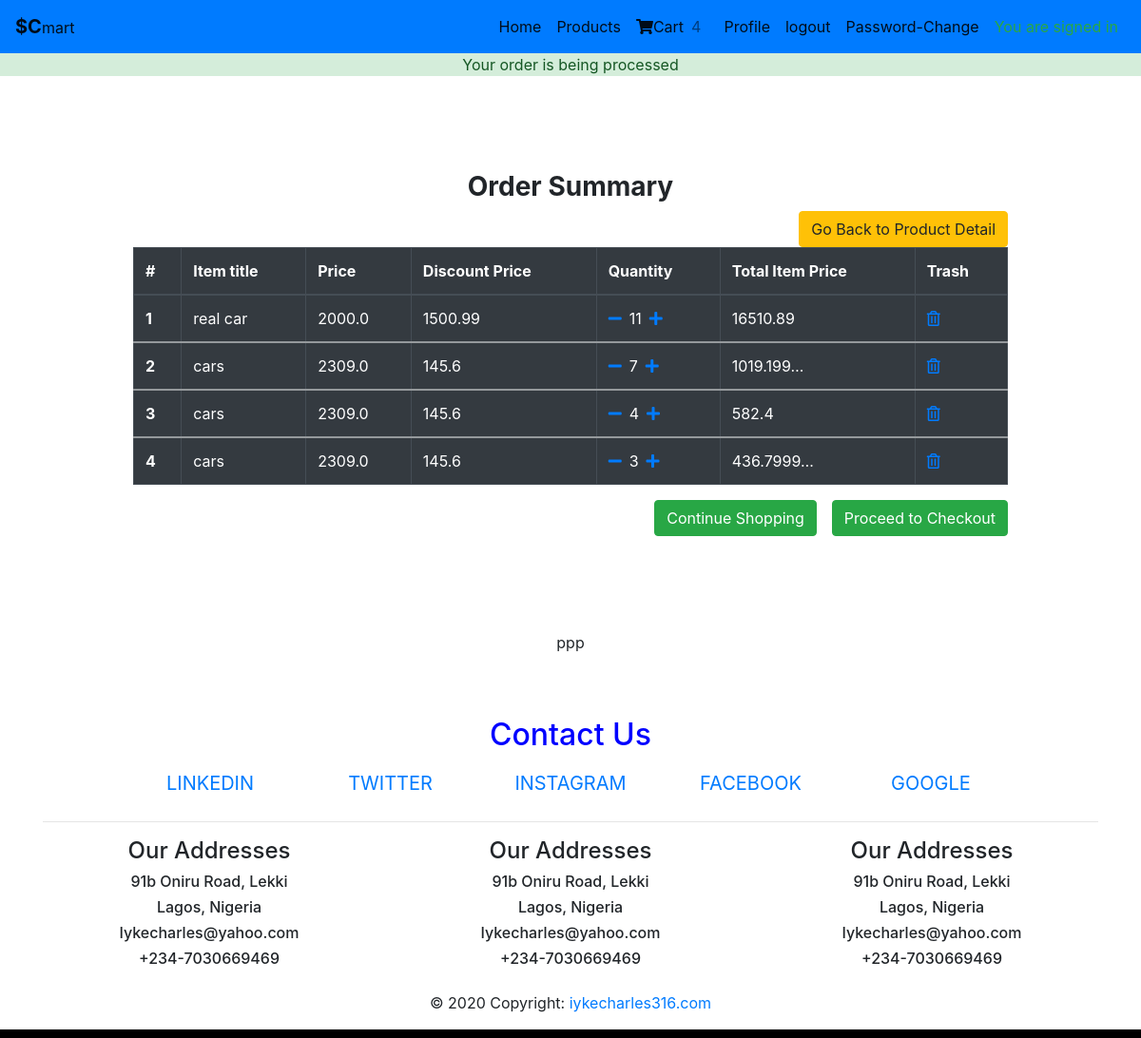
/order-summary/ (signed in), run on the app's committed database.
### market/models.py (models this page shows, shortened)
class Order(models.Model):
    items = models.ManyToManyField(OrderItem)
    user = models.ForeignKey(User, on_delete=models.CASCADE)
    ref_code = models.CharField(max_length=20)
    shipping_address = models.ForeignKey("Address", related_name="shipping_address", on_delete=models.CASCADE)
    billing_address = models.ForeignKey("Address", related_name="billing_address", on_delete=models.CASCADE)
    coupon = models.ForeignKey("Coupon", on_delete=models.CASCADE)
    payment = models.ForeignKey("Payment", on_delete=models.CASCADE)
    refund_granted = models.BooleanField(default=False)
    refund_requested = models.BooleanField(default=False)
    being_delievered = models.BooleanField(default=False)
    ordered = models.BooleanField(default=False)
    recieved = models.BooleanField(default=False)
    start_date = models.DateTimeField(auto_now_add=True)
    ordered_date = models.DateTimeField()

class OrderItem(models.Model):
    quantity = models.IntegerField(default=1)
    item = models.ForeignKey(
        Item, on_delete=models.CASCADE, null=True, blank=True)
    ordered = models.BooleanField(default=False)
    user = models.ForeignKey(User, on_delete=models.CASCADE)
    def individual_discount_total(self):
        return self.quantity*self.item.discount_price

class Item(models.Model):
    title = models.CharField(max_length=15)
    description = models.TextField(max_length=300)
    image = models.ImageField(default="army_pakistan_hd-t2.jpg")
    price = models.FloatField()
    discount_price = models.FloatField()
    label = models.CharField(max_length=2, choices = LABEL_CATEGORY)
    sizes = models.CharField(max_length=3, choices = SIZE_CATEGORY)

### market/views.py (the view)
# urls.py: path('order-summary/', OrderSummaryView.as_view(), name="order-summary"),
class OrderSummaryView(LoginRequiredMixin, View):
    def get(self, *args, **kwargs):
        try:
            order = Order.objects.get(user=self.request.user, ordered=False)
            context = {
                "object": order
            }
            messages.info(self.request, "Your order is being processed")
            return render(self.request, "market/order_summary.html", context)
        except ObjectDoesNotExist:
            messages.warning(self.request, "You have no active order")
            return redirect("/")

### market/templatetags/cart_template_tags.py (called while the page is built)
@register.filter
def cart_counter(user):
    if user.is_authenticated:
        qs = Order.objects.filter(user=user, ordered=False)
        if qs.exists():
            return qs[0].items.count()
    return 0

### market/templates/market/order_summary.html
{% extends "base.html" %}
{% block content %}
  <div class="container blue">
    <div class="row">
      <div class="col-10 offset-1 table1">
        <h3 class="text-center"><strong>Order Summary</strong></h3>
        <a class="float-right btn btn-warning" href="{% url 'market-details' object.id %}">Go Back to Product Detail</a>
        <table class="table table-hover table-dark table-bordered">
          <thead>
            <th scope="col">#</th>
            <th scope="col">Item title</th>
            <th scope="col">Price</th>
            <th scope="col">Discount Price</th>
            <th scope="col">Quantity</th>
            <th scope="col">Total Item Price</th>
            <th scope="col">Trash</th>
          </thead>
          {% for order_item in object.items.all %}
          <tbody>
            <tr>
              <th scope="row">{{ forloop.counter }}</th>
              <td>{{ order_item.item.title }}</td>
              <td>{{ order_item.item.price }}</td>
              <td>{{ order_item.item.discount_price }}</td>
              <td><a href="{% url 'remove_single_item_cart' order_item.item.id %}"><i class="fas fa-minus mr-2"></i></a>{{ order_item.quantity }}<a href="{% url 'add_to_cart' order_item.item.id %}"><i class="fas fa-plus ml-2"></i></a></td>
              <td>{% if order_item.item.discount_price %}
                    {{ order_item.individual_discount_total|truncatechars:9 }}
                  {% elif order_item.item.price %}
                    {{ order_item.individual_total }}
                  {% endif %}
                  </td>
              <td><a href="{% url 'remove_from_cart' order_item.item.id %}"><i class="far fa-trash-alt"></i></a></td>
            </tr>
          </tbody>
          {% endfor %}
        </table>
        <a class="float-right btn btn-success ml-2" href="{% url 'checkoutView' %}">Proceed to Checkout</a>
        <a class="float-right btn btn-success mr-2" href="{% url 'market' %}">Continue Shopping</a>
      </div>
    </div>
  </div>
{% endblock %}

### templates/base.html (shortened to what this page needs)
{% load static %}
{% load cart_template_tags %}
<!DOCTYPE html>
<html lang="en">
<head>
  <link rel="stylesheet" href="https://stackpath.bootstrapcdn.com/bootstrap/4.4.1/css/bootstrap.min.css"
>
  <link rel="stylesheet" href="{% static 'market/style.css' %}">
  <link rel="stylesheet" href="{% static 'market/bootstrap.min.css' %}">
  <link rel="stylesheet" href="{% static 'market/fontawesome.min.css' %}">
  <link rel="stylesheet" href="https://use.fontawesome.com/releases/v5.11.2/css/all.css">
</head>
<body>
  <nav class="navbar navbar-expand-lg navbar-light bg-primary">
    <a class="navbar-brand" href="{% url 'market' %}"><strong>$C</strong><small>mart</small></a>
    <div class="collapse navbar-collapse navbar1" id="navbarSupportedContent">
      <ul class="navbar-nav ml-auto">
        <li class="nav-item active">
          <a class="nav-link" href="{% url 'market' %}">Home<span class="sr-only">(current)</span></a>
        </li>
        <li class="nav-item active">
          <a class="nav-link" href="#">Products<span class="sr-only">(current)</span></a>
        </li>
        <li class="nav-item active">
          <a class="nav-link" href="{% url 'order-summary' %}"><i class="fas fa-shopping-cart"></i>Cart<span class="text-black-50 ml-2 mr-2">{{ request.user|cart_counter }}</span></a>
        </li>
        {% if user.is_authenticated %}
        <li class="nav-item active">
          <a class="nav-link" href="{% url 'profile' %}">Profile<span class="sr-only">(current)</span></a>
        </li>
        <li class="nav-item active">
          <a class="nav-link" href="{% url 'logout' %}">logout<span class="sr-only">(current)</span></a>
        </li>
        <li class="nav-item active">
          <a class="nav-link" href="{% url 'password-reset' %}">Password-Change<span class="sr-only">(current)</span></a>
        </li>
        <li class="nav-item">
          <a class="nav-link disabled text-success" href="#">You are signed in</a>
        </li>
        {% endif %}
      </ul>
    </div>
  </nav>
    <div class="row text-center">
      <div class="col-12 alert-success">
        {% if messages %}
          {% for message in messages %}
            {{ message }}
          {% endfor %}
        {% endif %}
      </div>
    </div>
  {% block content %}
  {% endblock %}
  <div class="container text-center">
    <div class="row">
      <div class="col-12">
        <p>ppp</p>
      </div>
    </div>
  </div>
</body>
</html>
{% include "market/footer.html" %}

### static/market/style.css (style rules this page uses)
body, html { background-color: black; }
.navbar1 { float: right; }
.table1 { margin-top: 100px; margin-bottom: 100px; }

### data on the page
OrderItem: item "real car", item.price "2000.0", item.discount_price "1500.99", quantity "11", individual_discount_total "16510.89"
OrderItem: item "cars", item.price "2309.0", item.discount_price "145.6", quantity "7", individual_discount_total "1019.199…"
OrderItem: item "cars", item.price "2309.0", item.discount_price "145.6", quantity "4", individual_discount_total "582.4"
OrderItem: item "cars", item.price "2309.0", item.discount_price "145.6", quantity "3", individual_discount_total "436.7999…"

### other printed values
{{ request.user|cart_counter }} "4"
{{ message }} "Your order is being processed"
